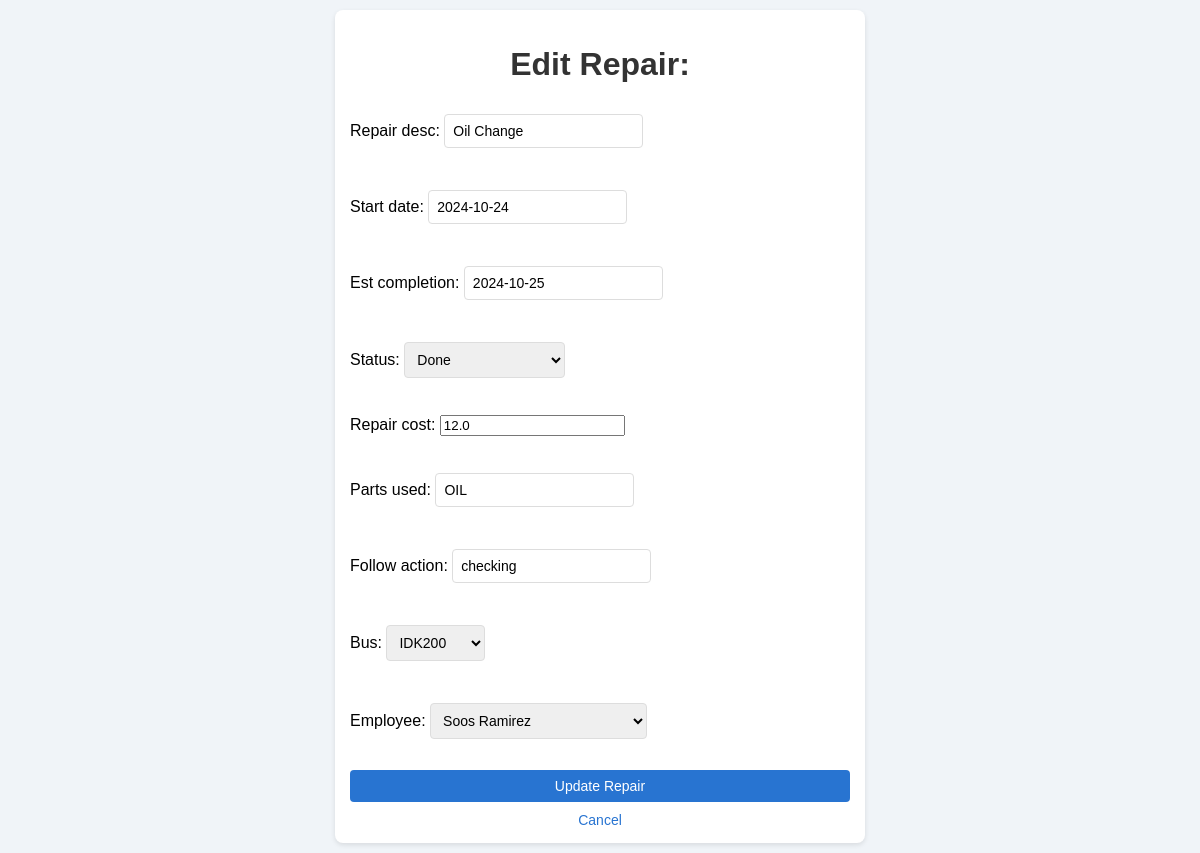
Screenshot of /edit_repair/7/ with the database file from the repository.
### bms_app/models.py (models this page shows)
class Repair(models.Model):
    repair_desc = models.CharField(max_length=100)
    start_date = models.DateField()
    est_completion = models.DateField()
    status = models.CharField(max_length=100, choices = [('under_maintenance', 'Under Maintenance'), ('done', 'Done')])
    repair_cost = models.FloatField()
    parts_used = models.CharField(max_length=255)
    follow_action = models.CharField(max_length=255)
    bus = models.ForeignKey('Bus', on_delete=models.CASCADE)
    employee = models.ForeignKey('Employee', on_delete=models.CASCADE)

class Bus(models.Model):
    BUS_STATUS_CHOICES = [
        ('on_standby', 'On Standby'),
        ('in_transit', 'In Transit'),
        ('under_maintenance', 'Under Maintenance'),
    ]
    bus_id = models.AutoField(primary_key=True)
    plate_number = models.CharField(max_length=100)
    model = models.CharField(max_length=100)
    make = models.CharField(max_length=100)
    year = models.DateField()
    capacity = models.IntegerField()
    status = models.CharField(max_length=50, choices=BUS_STATUS_CHOICES)  # Use choices here
    user = models.ForeignKey(User, on_delete=models.CASCADE)
    def __str__(self):
        return self.plate_number

class Employee(models.Model):
    JOB_TITLE_CHOICES = [
        ('driver', 'Driver'),
        ('mechanic', 'Mechanic'),
    ]
    EMPLOYEE_STATUS_CHOICES = [
        ('active', 'Active'),
        ('inactive', 'Inactive'),
    ]
    employee_id = models.AutoField(primary_key=True)
    first_name = models.CharField(max_length=100)
    middle_name = models.CharField(max_length=100, null=True, blank=True)  # Added middle name
    last_name = models.CharField(max_length=100, null=True, blank=True)
    email = models.EmailField(max_length=100, null=True, blank=True)
    contact_no = models.CharField(max_length=30, null=True, blank=True)  # Added contact number
    status = models.CharField(max_length=100, choices=EMPLOYEE_STATUS_CHOICES, null=True, blank=True)  # Added status field
    job_title = models.CharField(max_length=100, choices=JOB_TITLE_CHOICES, null=True, blank=True)  # Added job title field
    date_of_hire = models.DateField(default=timezone.now)  # Added date of hire field
    user = models.ForeignKey(User, on_delete=models.CASCADE)
    photo = models.ImageField(upload_to='employee_photos/', null=True, blank=True)  # Field for photo
    def __str__(self):
        return f"{self.first_name} {self.last_name}"

### bms_app/views.py (the view)
# urls.py: path('edit_repair/<int:pk>/', views.edit_repair, name='edit_repair'),
def edit_repair(request, pk):
    repair = get_object_or_404(Repair, pk=pk)
    if request.method == 'POST':
        form = RepairForm(request.POST, instance=repair)
        if form.is_valid():
            form.save()
            return redirect('repair_list')  # Replace with your redirect URL
    else:
        form = RepairForm(instance=repair)
    return render(request, 'edit_repair.html', {'form': form})

### bms_app/forms.py
class RepairForm(forms.ModelForm):
    class Meta:
        model = Repair
        fields = [
            'repair_desc',
            'start_date',
            'est_completion',
            'status',
            'repair_cost',
            'parts_used',
            'follow_action',
            'bus',
            'employee',  # Use 'employee' here, not 'employee_id'
        ]

### bms_app/templates/edit_repair.html (shortened to what this page needs)
<!DOCTYPE html>
<html lang="en">
<head>
</head>
<body>
    <div class="container">
    <h1>Edit Repair: {{ repair.repair_desc }}</h1>
    <form method="POST">
        {{ form.as_p }}
        <button type="submit">Update Repair</button>
    </form>
    <a href="{% url 'repair_list' %}">Cancel</a>
    </div>
</body>
</html>

### bms_app/templates/edit_repair.html (style rules this page uses)
body { font-family: Arial, sans-serif; margin: 0; padding: 10px; background-color: #f0f4f8; }
.container { max-width: 500px; margin: 0 auto; padding: 15px; background-color: #ffffff; border-radius: 8px; box-shadow: 0 2px 5px rgba(0, 0, 0, 0.1); }
h1, h2 { text-align: center; color: #333; margin-bottom: 10px; }
form { display: flex; flex-direction: column; }
input[type="text"], input[type="email"], input[type="tel"], input[type="file"], select, textarea { margin: 5px 0; padding: 8px; border: 1px solid #ddd; border-radius: 4px; font-size: 14px; }
button { padding: 8px 12px; background-color: #2874d1; color: white; border: none; border-radius: 4px; cursor: pointer; font-size: 14px; margin-top: 10px; }
a { display: block; text-align: center; margin-top: 10px; color: #2874d1; text-decoration: none; font-size: 14px; }

### rows the page displays
Repair: repair_desc "Oil Change", start_date "2024-10-24", est_completion "2024-10-25", status "Done", repair_cost "12.0", parts_used "OIL", follow_action "checking"
Bus: bus "IDK200"
Employee: employee "Soos Ramirez"
